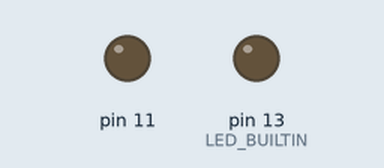
This sketch was run on a simulated Arduino Uno, built with avr-gcc and run on an emulated ATmega328P. Parts: output pins drawn as LEDs (lit = HIGH).

Above: at 0.22 s.
Timing chart, 0 to 2.0 s (numbered marks = the images above):
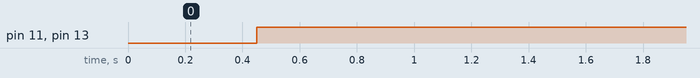

The sketch:

no_gps_bicycle.ino
```cpp
/*
Developed by Juan Cerdeño on 4/24/19
Updates will be uploaded (hopefully) to www.github.com/ajuancer/door_opener
The libraries needed are listed below:
  - RCSwitch, to control the 433MHz module.
  - Software Serial, for the communication of the modules.

Obtain more details, schematics and support in the GitHub repostory www.github.com/ajuancer/door_opener

Connection to the Arduino Uno board are the follow:
 Digital pin 6   -->  Data pin of the 433MHz receiver module
Also, depending on your type of door, choose one of the follow:
 Digital pin 10  -->  Data pin of 433MHz send module
 Digital pin 11  -->  Coonected instead of the button of the cloned door remote

To facilitate the detection of errors, the integrated LED is also active when the door should open.
*/

// LIBRARIES
#include <SoftwareSerial.h>
#include <RCSwitch.h>

// CONSTANTS
RCSwitch sendModule = RCSwitch();
RCSwitch receiveModule = RCSwitch();

// SETUP
void setup() {
  Serial.begin(9600);
  receiveModule.enableReceive(6);
  sendModule.enableTransmit(10);
  pinMode(11, OUTPUT);
  pinMode(LED_BUILTIN, OUTPUT);

}

// LOOP
void loop() {

  int received = receiveModule.getReceivedValue();

  if(received = "11101") {
    sendModule.switchOn("11111", "00010");      // For static code
    digitalWrite(LED_BUILTIN, HIGH);
    digitalWrite(11, HIGH);                     // For rolling code
  } else {
    digitalWrite(LED_BUILTIN, LOW);
    sendModule.switchOff("11111", "00010");
    digitalWrite(11, LOW);
  }

}
```

Measured:
- by itself, pin 11, pin 13 (LED_BUILTIN): LOW → HIGH at 0.45 s
